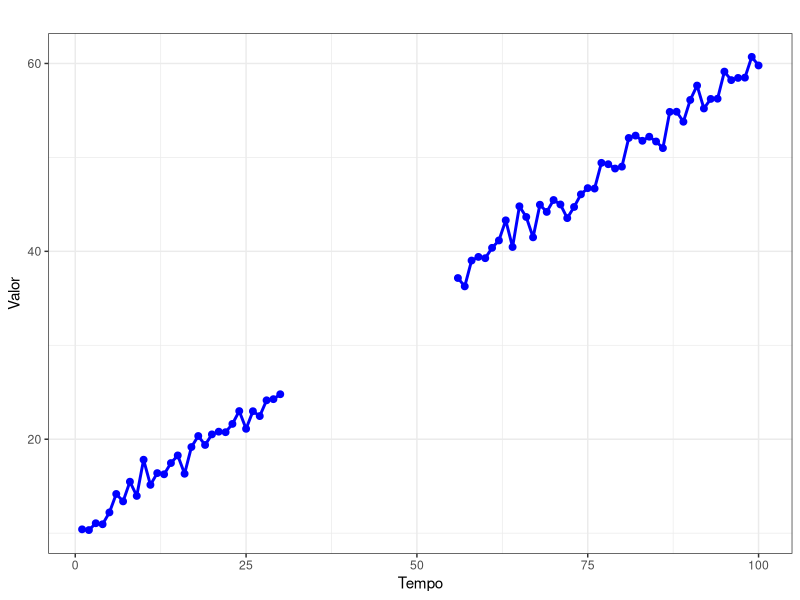
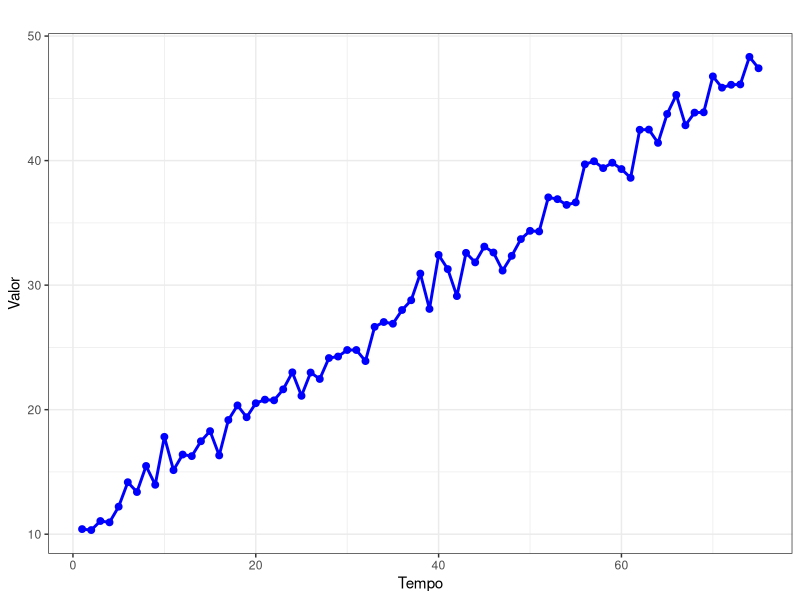

The R script that drew these images, in order:
# Script para gerar gráficos da seção 2.2

library(dplyr)
library(ggplot2)


# 1. Gera série temporal com tendência polinomial 

gerar_serie_temporal <- function(n, intercepto = 10, coeficiente = 1, var = 1) {
  # n: número de pontos na série temporal
  # intercepto: valor inicial da série
  # coeficiente: coeficiente da tendência (slope)
  # ruído: desvio padrão do ruído aleatório
  
  # Gerar o tempo
  tempo <- 1:n
  
  # Gerar a tendência linear
  tendencia <- intercepto + coeficiente * tempo
  
  # Adicionar ruído aleatório
  ruido <- rnorm(n, mean = 0, sd = var)
  
  # Criar a série temporal
  serie_temporal <- tendencia + ruido
  
  return(serie_temporal)
}


# Função para gerar série temporal com tendência polinomial e variáveis tau e k
gerar_serie_temporal_modificado <- function(n, tau, k, intercepto = 10, coeficiente = 1, var = 1) {
  # Gerar a série temporal original
  serie_temporal <- gerar_serie_temporal(n, intercepto, coeficiente, var)
  
  # Criar a nova série
  nova_serie <- c(serie_temporal[1:tau], rep(NA, k))
  
  # Adicionar os valores a partir de X_{tau + k + 1}
  if ((tau + k + 1) <= n) {
    nova_serie <- c(nova_serie, serie_temporal[(tau + k + 1):n])
  }
  
  return(nova_serie)
}

# Gerando a série 
# Para reprodutibilidade

set.seed(301263) 
n <- 100
tau <- 30
k <- 25

nova_serie <- gerar_serie_temporal_modificado(n, tau, k, intercepto = 10, coeficiente = 0.5, var = 1)

# Plotar a nova série usando ggplot2

dados <- data.frame(Tempo = 1:length(nova_serie), Valor = nova_serie)

plot_1 <- 
  ggplot(dados, aes(x = Tempo, y = Valor)) +
  geom_line(color = "blue", size = 1) +
  geom_point(color = "blue", size = 2) +
  geom_point(data = dados %>% filter(is.na(Valor)), aes(y = Valor), color = "red", size = 3) +
  labs(title = "",
       x = "Tempo",
       y = "Valor") +
  theme_bw() +
  theme(plot.title = element_text(hjust = 0.5))


ggsave(plot = plot_1, filename = 'tendencia_dados_faltantes.png')


# Série modificada para acoplamento 


gerar_serie_temporal_acoplamento <- function(n, tau, k, intercepto = 10, coeficiente = 1, var = 1) {
  # Gerar a série temporal original
  serie_temporal <- gerar_serie_temporal(n, intercepto, coeficiente, var)
  
  # Criar a nova série
  nova_serie <- c(serie_temporal[1:tau])
  
  # Adicionar os valores a partir de X_{tau + k + 1}
  if ((tau + k + 1) <= n) {
    kappa <- serie_temporal[tau + k + 1] - serie_temporal[tau]
    nova_serie <- c(nova_serie, serie_temporal[(tau + k + 1):n] - kappa)
  }
  
  return(nova_serie)
}


set.seed(301263) 
n <- 100
tau <- 30
k <- 25

nova_serie <- gerar_serie_temporal_acoplamento(n, tau, k, intercepto = 10, coeficiente = 0.5, var = 1)

# Preparar os dados para o ggplot2
dados <- data.frame(Tempo = 1:length(nova_serie), Valor = nova_serie)

# Plotar a nova série usando ggplot2
plot_2 <- 
  ggplot(dados, aes(x = Tempo, y = Valor)) +
  geom_line(color = "blue", size = 1) +
  geom_point(color = "blue", size = 2) +
  geom_point(data = dados %>% filter(is.na(Valor)), aes(y = Valor), color = "red", size = 3) +
  labs(title = "",
       x = "Tempo",
       y = "Valor") +
  theme_bw() +
  theme(plot.title = element_text(hjust = 0.5))


ggsave(plot = plot_2, filename = 'tendencia_dados_faltantes_acoplada.png')
